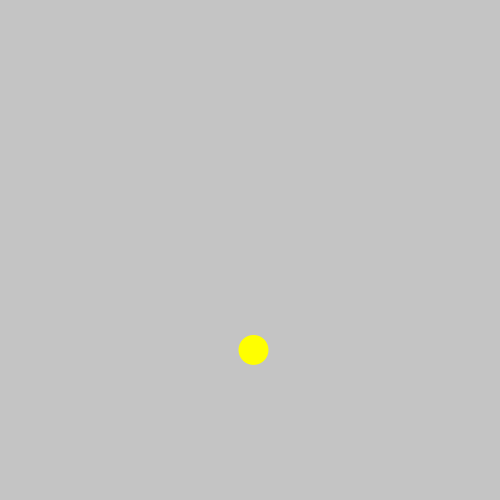
Frame 1 (no input)
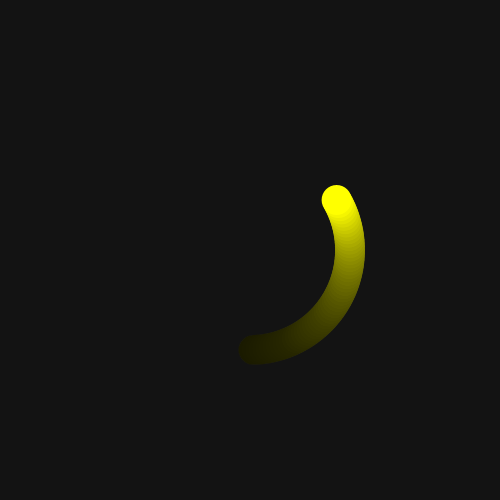
Frame 60 (the mouse pressed at the canvas centre just before this capture)
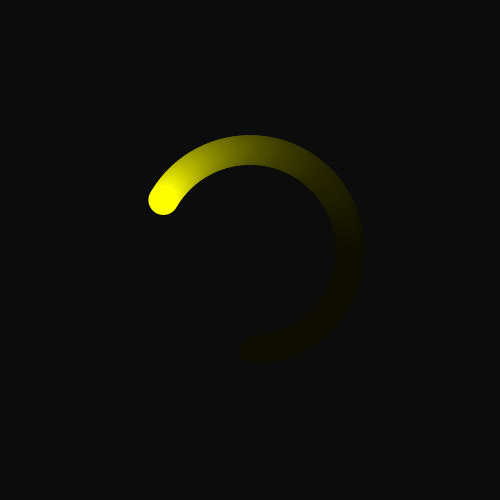
Frame 120 (the mouse held since frame 60 and released just before this capture)

The Processing sketch that drew these frames (run headless with seeded random() and noise(); from frame 60 on, the mouse is pressed at the canvas centre):

// Processing sketch: sketch2
// ── sketch2.pde
void setup(){
  size(500,500);
}

void draw(){
  //background(255);
  fill(0,10);
  noStroke();
  rect(0,0,width,height);
  
  fill(255,255,0);
  ellipse(width/2+100*sin(radians(frameCount*2)),height/2+100*cos(radians(frameCount*2)),30,30);
}
